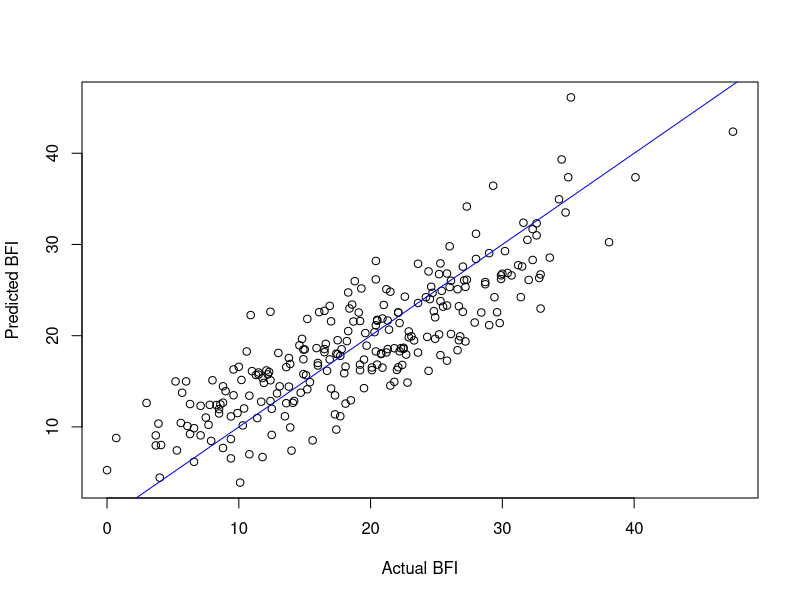
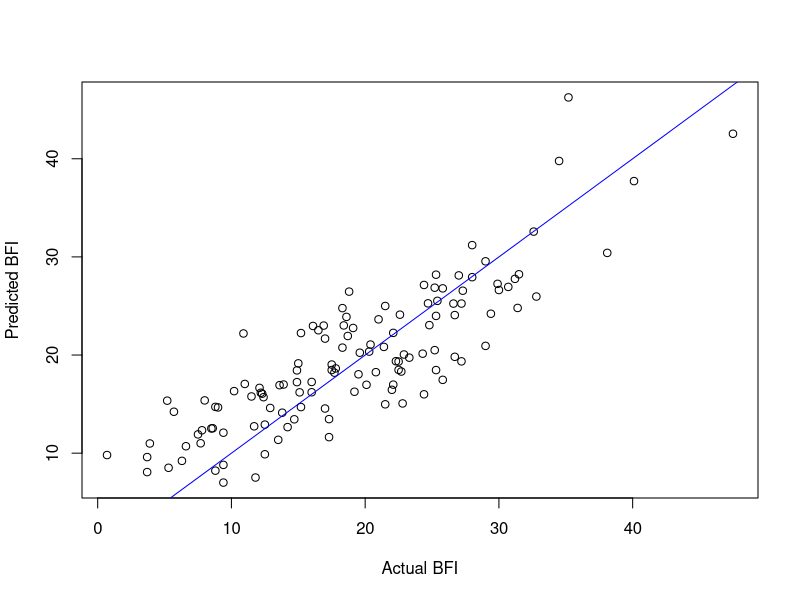

The R source for these figures, in order:
predict = function (x, w) {
  intercept = w[1]
  intercept + as.matrix(x) %*% w[2:length(w)]
}

squareloss = function (y, predicted) {
  sum ((predicted - y) ^ 2)
}

split = function(dataset) {
  samples = sample(1:nrow(dataset), nrow(dataset) / 2, replace = FALSE)
  train = dataset[samples,]
  test = dataset[-samples,]
  list(train = train, test = test)
}


multi_linear = function() {
  sets = split(bodyfat)
  train = sets$train
  test = sets$test
  linear = lm(BFI ~ Weight + Abdomen + Biceps, data=train)
  x = test[, c('Weight', 'Abdomen', 'Biceps')]
  y = test[, 'BFI']
  predicted = predict(x, linear$coefficients)
  
  list(
    squareloss = squareloss(y, predicted), 
    y = y, 
    x = x,
    predicted = predicted, 
    test = test,
    train = train
  )
}

plot_model = function(y, predicted) {
  plot(y, predicted, xlab='Actual BFI', ylab='Predicted BFI')
  abline(0, 1, col = 'blue')
}



bodyfat = read.csv('bodyfat.csv', row.names = 1)

# First part
linearmodel = lm(BFI ~ Weight + Abdomen + Biceps, data=bodyfat)
w = linearmodel$coefficients

x = bodyfat[, c('Weight', 'Abdomen', 'Biceps')]
y = bodyfat[, 'BFI']
predicted = predict(x, w)

plot_model(y, predicted)

all_squareloss = squareloss(y, predicted)


# Second part
multi = multi_linear()

plot_model(multi$y, multi$predicted)


max = 100
losses = sapply(1:max, function(ignored) { multi_linear()$squareloss })
total_squareloss = sum(losses)
average_squareloss = total_squareloss / max


print(all_squareloss / nrow(bodyfat))
print(average_squareloss / (nrow(bodyfat) / 2))
